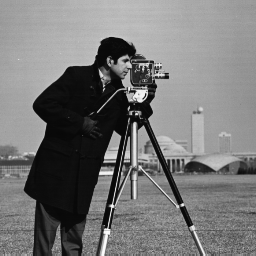
#> input picture img/cameraman.png, 256 x 256 px
$ python obtener_matriz_afin.py
#> lines starting #> are read from the running program, lines starting #| are printed output that depends on the picture
### transformaciones.py
import numpy as np
import cv2

class TransformacionesAfines:
    @staticmethod
    def cizallamiento_horizontal(k=1):
        return np.array([
            [1.0, k, 0],
            [0, 1.0, 0],
            [0, 0, 1.0]
        ])

    # [15 lines left out: functions cizallamiento_vertical, dilatacion_no_uniforme, not called in this run]

    @staticmethod
    def transformacion_opencv(imagen, M, dsize):
        return cv2.warpAffine(imagen, M, dsize)

class TransformacionesEuclideanas(TransformacionesAfines):
    @staticmethod
    def rotacion(angulo, s=1):
        return np.array([
            [s*np.cos(angulo), -s*np.sin(angulo), 0],
            [s*np.sin(angulo), s*np.cos(angulo), 0],
            [0, 0, 1]
        ])

    @staticmethod
    def traslado(x,y):
        return np.array([
            [1, 0, x],
            [0, 1, y],
            [0, 0, 1]
        ])

    @staticmethod
    def afin(angulo=0, x=0, y=0, escala=1):
        return np.array([])

    # [36 lines left out: functions reflexion, transformacion, not called in this run]

### obtener_matriz_afin.py
import cv2
import numpy as np
from transformaciones import TransformacionesEuclideanas, TransformacionesAfines

def detectar_click(event, x, y, flags, param):
    if event == cv2.EVENT_LBUTTONDOWN:
        print(f"Poición del cursor (x, y): ({x}, {y})")
        param["clicks"] = param["clicks"] + 1
        param["puntos"].append([x, y])

def obtener_puntos(imagen_vis):
    params = {
        "imagen": imagen_vis,
        "clicks": 0,
        "puntos": []
    }
    cv2.namedWindow("Imagen")
    cv2.setMouseCallback("Imagen", detectar_click, param=params)
    while True:
        cv2.imshow("Imagen", imagen_vis)
        if cv2.waitKey(1) & 0xFF == ord('q') or params["clicks"] >= 3:
            break
    cv2.destroyWindow("Imagen")
    cv2.waitKey(1)
    return params["puntos"]


ruta = "img/cameraman.png"
imagen = cv2.imread(ruta, cv2.IMREAD_GRAYSCALE)
#> imagen is the input picture: shape (256, 256); min 7, max 253, mean 118.7
h,w = imagen.shape
#> h = 256; w = 256

centro_y, centro_x = int(np.floor(h/2)), int(np.floor(w/2))
#> centro_y = 128; centro_x = 128
T1 = TransformacionesEuclideanas.traslado(-centro_x, -centro_y)
#> T1 = [[1, 0, -128], [0, 1, -128], [0, 0, 1]]
T2 = TransformacionesEuclideanas.traslado(centro_x, centro_y)
#> T2 = [[1, 0, 128], [0, 1, 128], [0, 0, 1]]

RN1 = TransformacionesEuclideanas.rotacion(-np.pi/2,1)
TN1 = TransformacionesEuclideanas.traslado(2, 2)
CN1 = TransformacionesAfines.cizallamiento_horizontal(1.05)

T = T2 @ TN1 @ CN1 @ RN1 @ T1

imagen_procesada = TransformacionesAfines.transformacion_opencv(imagen, T[:2,:], (w,h))
#> in transformacion_opencv, `return cv2.warpAffine(imagen, M, dsize)`:
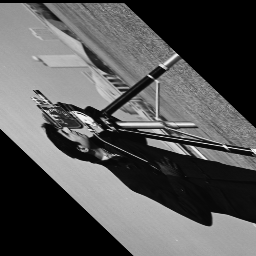
#> returned value: shape (256, 256); min 0, max 250, mean 86

puntos_origen = obtener_puntos(imagen).copy()
#> (key q is pressed here)
#> puntos_origen = []
puntos_destino = obtener_puntos(imagen_procesada).copy()
#> (key Esc is pressed here)
#> puntos_destino = []
#> (the run stopped early here; a loop or call above may not have finished)
